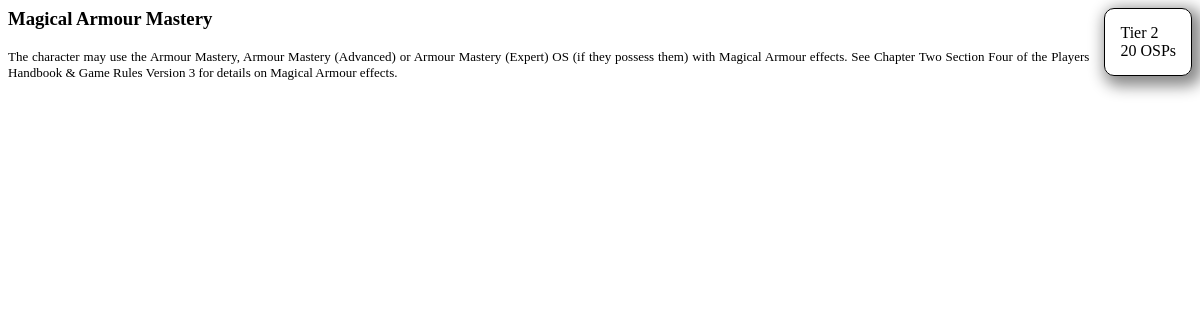
Page /inc/osdesc.php?os=24 on the earlier database version.
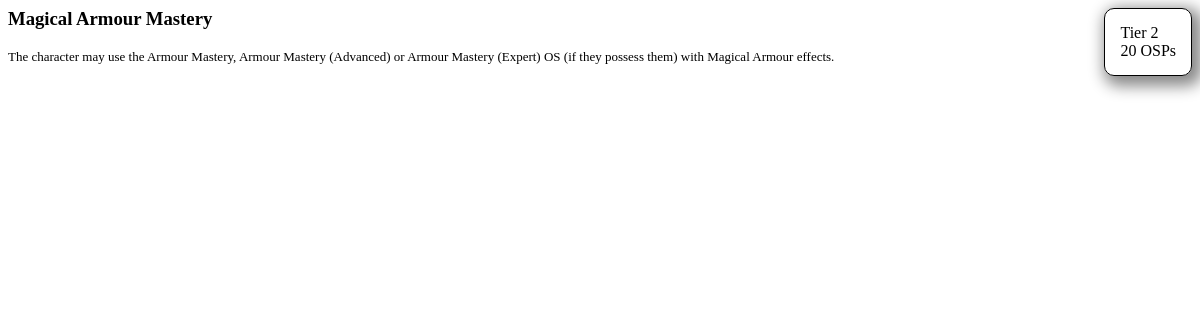
Same page on the later database version.
### tables this page shows
CREATE TABLE "oslist" ("id" INTEGER PRIMARY KEY  AUTOINCREMENT  NOT NULL  UNIQUE , "os" TEXT, "cost" INTEGER, "list" TEXT, "tier" INTEGER, "osid" INTEGER, "prereq" INTEGER, "restrict" BOOL, "pri" INTEGER);

CREATE TABLE "osdesc" ("desc" TEXT);

### inc/osdesc.php (the view, shortened to what this page needs)
<?php
$db = new OSdb();
$osdesc = $db->query("SELECT * FROM osdesc WHERE rowid='" . $_GET['os'] . "'");
$oscost = $db->query("SELECT * FROM oslist WHERE osid='" . $_GET['os'] . "'");
$row=$osdesc->fetchArray(SQLITE3_ASSOC);
$row2=$oscost->fetchArray(SQLITE3_ASSOC);
?>
<head><title><?php echo $row['name'] ?> </title></head><body>
<div style="position:static; float:right; padding:15px; margin-left:15px; margin-bottom:15px; border:1px solid black; border-radius:10px; box-shadow: 5px 5px 15px 5px #888888;">
Tier <?php echo $row2['tier']; ?><br/>
<?php echo $row2['cost']; ?> OSPs<br/>
</div>
<?php
echo "<h3 style=\"margin-top:0px;\">" . $row2['os'] ."</h3>";
echo "<div style=\"text-align:justify;font-size:small;\">" .$row['desc'] . "</div>";
?></div>

Differences in the rows shown:
removed osdesc: desc "The character may use the Armour Mastery, Armour Mastery (Advanced) or Armour Mastery (Expert) OS (if they possess them) with Magical Armour effects. See Chapter Two Section Four of the Players Handbook & Game Rules Version 3 for details on Magical Armour effects."
added osdesc: desc "The character may use the Armour Mastery, Armour Mastery (Advanced) or Armour Mastery (Expert) OS (if they possess them) with Magical Armour effects."
